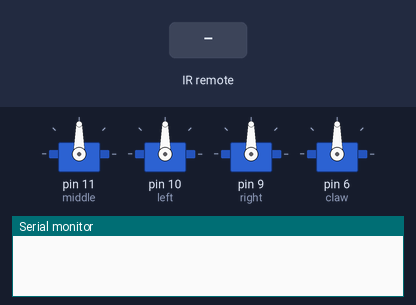
The sketch below on a simulated Arduino Uno, built with avr-gcc and run on an emulated ATmega328P. Shown: 4 × servo, the last lines printed to the serial monitor. The inputs (shaded band) are chosen by the test bench.

Above: at 1.2 s.
1.3 s: infrared code 0xC098 received
At 5.1 s:
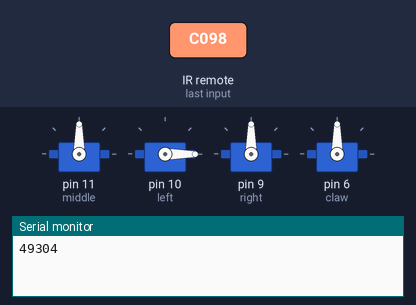
At 10.0 s:
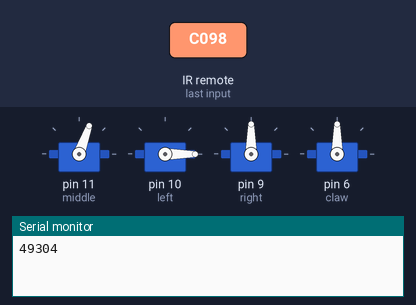
Timing chart, 0 to 23.1 s (numbered marks = the images above; inputs shaded):
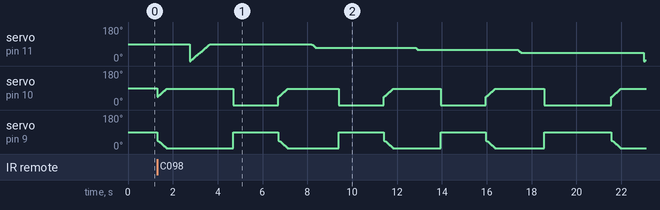

The sketch:

sketch_IRPianoArm.ino
```cpp
#include <Servo.h>
#include <IRremote.h>

int RECV_PIN = 12;
int Number = 0xC098;
IRrecv irrecv(RECV_PIN);

decode_results results;
/*
 * Initializes the servo motors, as well as the callibration for each
 */
Servo middle, left, right, claw;
int leftCallib = 45;
int rightCallib = 45;
int middleCallib = 90;
int clawCallib = 0;

/*
 * Initializes each servo to its output pin on the arduino uno
 */
void setup() {
  Serial.begin(9600);
  middle.attach(11);
  left.attach(10);
  right.attach(9);
  claw.attach(6);

  Serial.begin(9600);
  irrecv.enableIRIn();
}

/*
 * Inputs: x is the desired location and y is the current location
 * rotates the middle servo in the base to the desired location
 */
void turn(int x, int y){
  int i = y;
  while(i <= x){
    middle.write(i);
    delay(50);
    i = i + 5;
  }
}

/*
 * raises the left and right arm to desired locations
 * which readies the arm to play the piano
 */
void up(){
  int i = 45;
  int j = 45;
  while(i > 0 && j < 90){
    left.write(j);
    right.write(i);
    delay(50);
    i = i - 5;
    j = j + 5;
  }
}

/*
 * Inputs: x is the desired location, y is the desired location
 * rotates the crane back towards the callibration location
 */
void turnBack(int x, int y){
  int i = x;
  while(i > y){
    middle.write(i);
    delay(50);
    i = i - 5;
  }
}

/*
 * lowers the left and right arms to play a note on the piano
 */
void playNote(){
  left.write(0);
  right.write(90);
  delay(1000);


}
/*
 * uses playNote, up, turn, and turnBack in order to play
 * the desired notes (a C major tetrachord)
 */
void playTetra(){
  int x = 90; //initiatlizes the current position for use in turn
  int y = 65; //initializes the first desired position for turnBack
  int z = 90; //initializes the first current position for turnBack

  up(); //sets arms to playing position
  delay(1000);
  turn(x, 0); //resets the base to the playing position
  delay(1000);
  playNote(); //runs the playNote function to play 'C'
  delay(1000);

  up();
  delay(1000);
  turnBack(z, y); //turns the arm towards the next note that will be played
  delay(1000);
  playNote(); //runs the playNote function to play 'D'
  z = y; //stores the current location for turnBack
  y = 55; //sets the next location for the crane
  delay(1000);

  up();
  delay(1000);
  turnBack(z, y);
  delay(1000);
  playNote(); //runs the playNote function to play 'E'
  z = y;
  y = 40;
  delay(1000);

  up();
  delay(1000);
  turnBack(z, y);
  delay(1000);
  playNote(); //runs the playNote function to play 'F'

}

/*
 * Loops the playTetra function to play the desired notes
 * currently playing a C major tetrachord
 */

void loop() {
  if(irrecv.decode(&results)){
   // Serial.println(results.value, HEX);
    Serial.println(results.value);
      while(results.value == 49304){
        playTetra();
        delay(2000);
        irrecv.resume();
      }

      if(results.value == 49304){
          playTetra();
          delay(2000);
          results.value = 0;
      }
  }

  }
```

Measured:
- after the input at 1.3 s, servo on pin 9 (right): ramps from 90° to 5° and jumps back, once every 4.6 s
